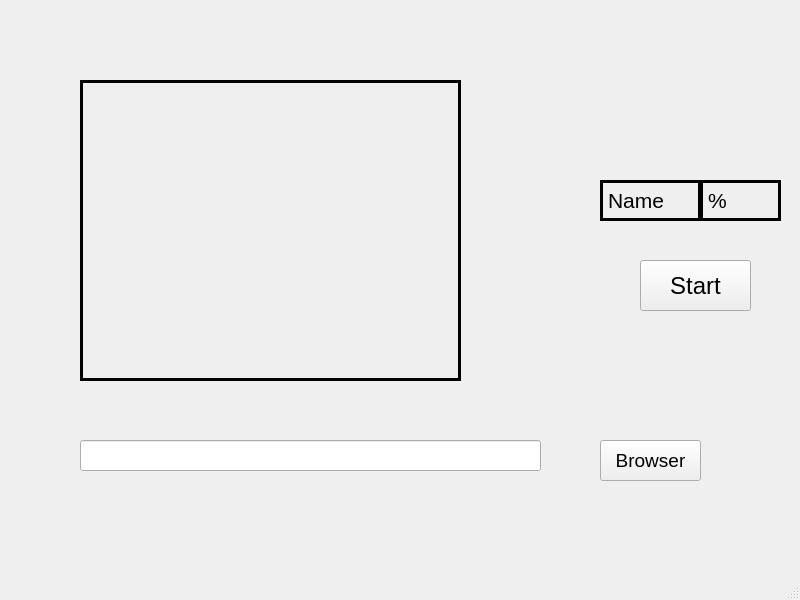
<?xml version="1.0" encoding="UTF-8"?>
<ui version="4.0">
 <class>MainWindow</class>
 <widget class="QMainWindow" name="MainWindow">
  <property name="geometry">
   <rect>
    <x>0</x>
    <y>0</y>
    <width>800</width>
    <height>600</height>
   </rect>
  </property>
  <property name="windowTitle">
   <string>MainWindow</string>
  </property>
  <widget class="QWidget" name="centralwidget">
   <widget class="QLabel" name="Screen">
    <property name="geometry">
     <rect>
      <x>0</x>
      <y>0</y>
      <width>811</width>
      <height>591</height>
     </rect>
    </property>
    <property name="text">
     <string/>
    </property>
    <property name="pixmap">
     <pixmap>avatar-doi-tinh-yeu-cute.jpg</pixmap>
    </property>
    <property name="scaledContents">
     <bool>true</bool>
    </property>
   </widget>
   <widget class="QLabel" name="LoadImage">
    <property name="geometry">
     <rect>
      <x>80</x>
      <y>80</y>
      <width>381</width>
      <height>301</height>
     </rect>
    </property>
    <property name="frameShape">
     <enum>QFrame::Box</enum>
    </property>
    <property name="lineWidth">
     <number>3</number>
    </property>
    <property name="text">
     <string/>
    </property>
    <property name="scaledContents">
     <bool>true</bool>
    </property>
   </widget>
   <widget class="QLineEdit" name="lineEdit">
    <property name="geometry">
     <rect>
      <x>80</x>
      <y>440</y>
      <width>461</width>
      <height>31</height>
     </rect>
    </property>
   </widget>
   <widget class="QPushButton" name="pushButton">
    <property name="geometry">
     <rect>
      <x>600</x>
      <y>440</y>
      <width>101</width>
      <height>41</height>
     </rect>
    </property>
    <property name="font">
     <font>
      <pointsize>14</pointsize>
     </font>
    </property>
    <property name="text">
     <string>Browser</string>
    </property>
   </widget>
   <widget class="QLabel" name="label">
    <property name="geometry">
     <rect>
      <x>600</x>
      <y>180</y>
      <width>101</width>
      <height>41</height>
     </rect>
    </property>
    <property name="font">
     <font>
      <pointsize>16</pointsize>
     </font>
    </property>
    <property name="frameShape">
     <enum>QFrame::Box</enum>
    </property>
    <property name="lineWidth">
     <number>3</number>
    </property>
    <property name="text">
     <string>Name</string>
    </property>
   </widget>
   <widget class="QLabel" name="label_2">
    <property name="geometry">
     <rect>
      <x>700</x>
      <y>180</y>
      <width>81</width>
      <height>41</height>
     </rect>
    </property>
    <property name="font">
     <font>
      <pointsize>16</pointsize>
     </font>
    </property>
    <property name="frameShape">
     <enum>QFrame::Box</enum>
    </property>
    <property name="lineWidth">
     <number>3</number>
    </property>
    <property name="text">
     <string>%</string>
    </property>
   </widget>
   <widget class="QPushButton" name="pushButton_2">
    <property name="geometry">
     <rect>
      <x>640</x>
      <y>260</y>
      <width>111</width>
      <height>51</height>
     </rect>
    </property>
    <property name="font">
     <font>
      <pointsize>18</pointsize>
     </font>
    </property>
    <property name="text">
     <string>Start</string>
    </property>
   </widget>
  </widget>
  <widget class="QMenuBar" name="menubar">
   <property name="geometry">
    <rect>
     <x>0</x>
     <y>0</y>
     <width>800</width>
     <height>21</height>
    </rect>
   </property>
  </widget>
  <widget class="QStatusBar" name="statusbar"/>
 </widget>
 <resources/>
 <connections/>
</ui>
